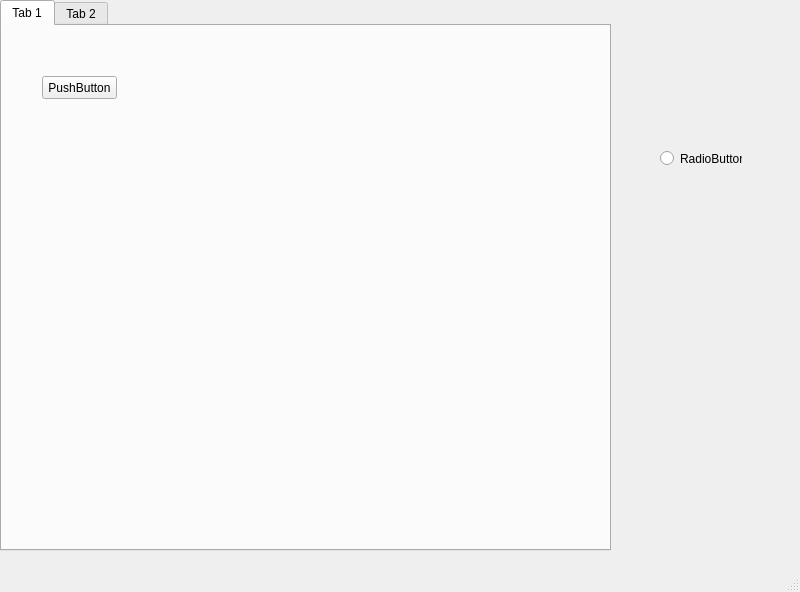
<?xml version="1.0" encoding="UTF-8"?>
<ui version="4.0">
 <class>MainWindow</class>
 <widget class="QMainWindow" name="MainWindow">
  <property name="geometry">
   <rect>
    <x>0</x>
    <y>0</y>
    <width>800</width>
    <height>592</height>
   </rect>
  </property>
  <property name="windowTitle">
   <string>MainWindow</string>
  </property>
  <widget class="QWidget" name="centralwidget">
   <widget class="QTabWidget" name="tabWidget">
    <property name="geometry">
     <rect>
      <x>0</x>
      <y>0</y>
      <width>611</width>
      <height>551</height>
     </rect>
    </property>
    <property name="currentIndex">
     <number>0</number>
    </property>
    <widget class="QWidget" name="tab">
     <attribute name="title">
      <string>Tab 1</string>
     </attribute>
     <widget class="QPushButton" name="pushButton">
      <property name="geometry">
       <rect>
        <x>40</x>
        <y>50</y>
        <width>75</width>
        <height>23</height>
       </rect>
      </property>
      <property name="text">
       <string>PushButton</string>
      </property>
     </widget>
    </widget>
    <widget class="QWidget" name="tab_2">
     <attribute name="title">
      <string>Tab 2</string>
     </attribute>
    </widget>
   </widget>
   <widget class="QWidget" name="widget" native="true">
    <property name="geometry">
     <rect>
      <x>610</x>
      <y>20</y>
      <width>181</width>
      <height>531</height>
     </rect>
    </property>
    <widget class="QRadioButton" name="radioButton">
     <property name="geometry">
      <rect>
       <x>50</x>
       <y>130</y>
       <width>82</width>
       <height>17</height>
      </rect>
     </property>
     <property name="text">
      <string>RadioButton</string>
     </property>
    </widget>
   </widget>
  </widget>
  <widget class="QMenuBar" name="menubar">
   <property name="geometry">
    <rect>
     <x>0</x>
     <y>0</y>
     <width>800</width>
     <height>21</height>
    </rect>
   </property>
  </widget>
  <widget class="QStatusBar" name="statusbar"/>
 </widget>
 <resources/>
 <connections/>
</ui>
